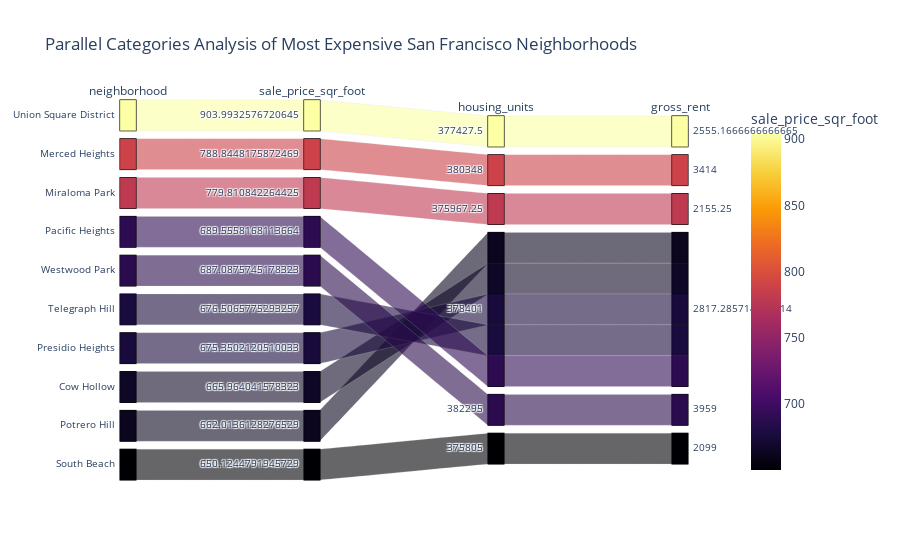

Write notebook code for a chart like this one.
### Markdown cell above
### Create a parallel coordinates plot and parallel categories plot of most expensive neighborhoods in San Francisco per year

### Code cell
# Parallel Categories Plot
px.parallel_categories(

)

### Figure 1 — Plotly figure (JSON) as saved in the notebook; plotly's stock layout.template omitted (floating-point values rounded to 4 significant figures)
{"data": [{"dimensions": [{"label": "neighborhood", "values": ["Union Square District", "Merced Heights", "Miraloma Park", "Pacific Heights", "Westwood Park", "Telegraph Hill", "Presidio Heights", "Cow Hollow", "Potrero Hill", "South Beach"]}, {"label": "sale_price_sqr_foot", "values": [904.0, 788.8, 779.8, 689.6, 687.1, 676.5, 675.4, 666.0, 662.0, 650.1]}, {"label": "housing_units", "values": [377400.0, 380348, 376000.0, 378401, 382295, 378401, 378401, 378401, 378401, 375805]}, {"label": "gross_rent", "values": [2555.0, 3414, 2155.0, 2817.0, 3959, 2817.0, 2817.0, 2817.0, 2817.0, 2099]}], "domain": {"x": [0, 1], "y": [0, 1]}, "line": {"color": [904.0, 788.8, 779.8, 689.6, 687.1, 676.5, 675.4, 666.0, 662.0, 650.1], "coloraxis": "coloraxis"}, "name": "", "type": "parcats"}], "layout": {"autosize": true, "coloraxis": {"colorbar": {"title": {"text": "sale_price_sqr_foot"}}, "colorscale": [[0, "#000004"], [0.1111, "#1b0c41"], [0.2222, "#4a0c6b"], [0.3333, "#781c6d"], [0.4444, "#a52c60"], [0.5556, "#cf4446"], [0.6667, "#ed6925"], [0.7778, "#fb9b06"], [0.8889, "#f7d13d"], [1, "#fcffa4"]]}, "legend": {"tracegroupgap": 0}, "title": {"text": "Parallel Categories Analysis of Most Expensive San Francisco Neighborhoods"}}}
